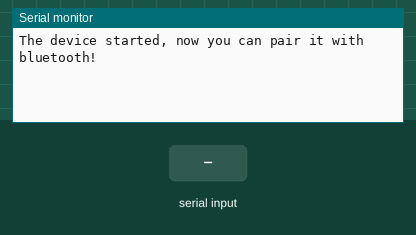
The sketch below on a simulated ESP32. Parts: the last lines printed to the serial monitor. The test bench sets the inputs (shaded band). Nothing arrives over Bluetooth unless stated.

Above: at 1.2 s.
1.3 s: "1" received over the second serial link
At 2.4 s:
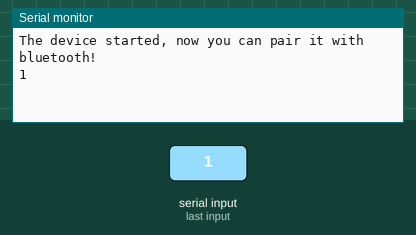
2.8 s: "0" received over the second serial link
At 3.5 s:
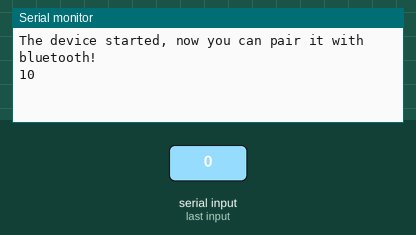

Measured:
- after the input at 1.3 s, the serial monitor: prints a new line at once (image 1)
- after the input at 2.8 s, the serial monitor: prints a new line at once (image 2)

The sketch:

Bluetooth.ino
```cpp
#include "BluetoothSerial.h"
BluetoothSerial SerialBT;

void setup() {
  Serial.begin(115200);
  SerialBT.begin("ESP32test"); //Bluetooth device name
  Serial.println("The device started, now you can pair it with bluetooth!");
}

void loop() {
  if (Serial.available()) {
    SerialBT.write(Serial.read());
  }
  if (SerialBT.available()) {
    Serial.write(SerialBT.read());
  }
  delay(20);
}
```
